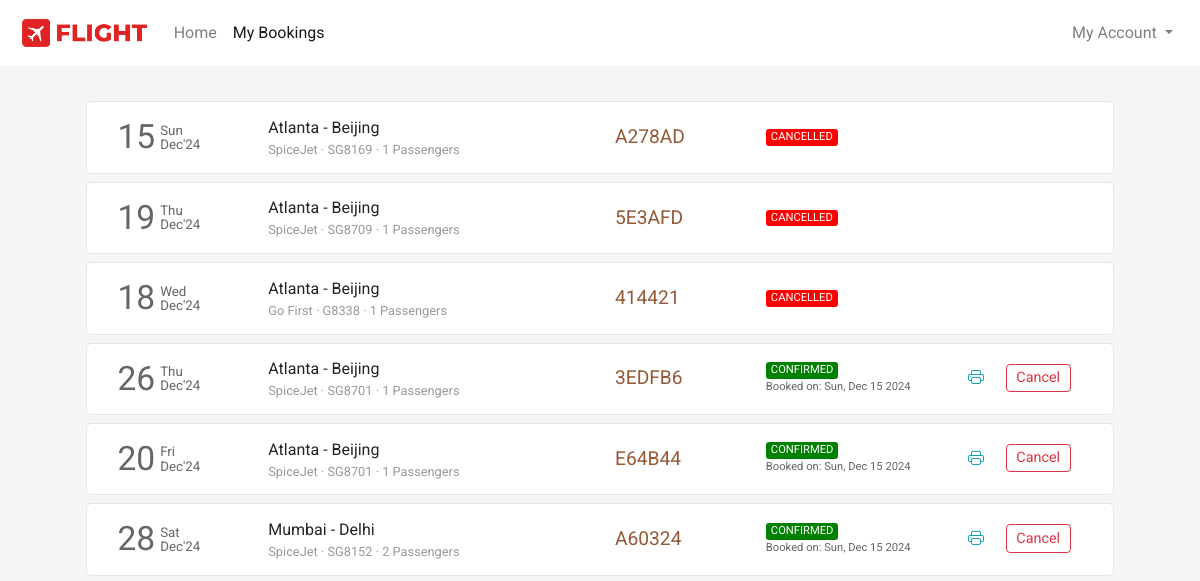
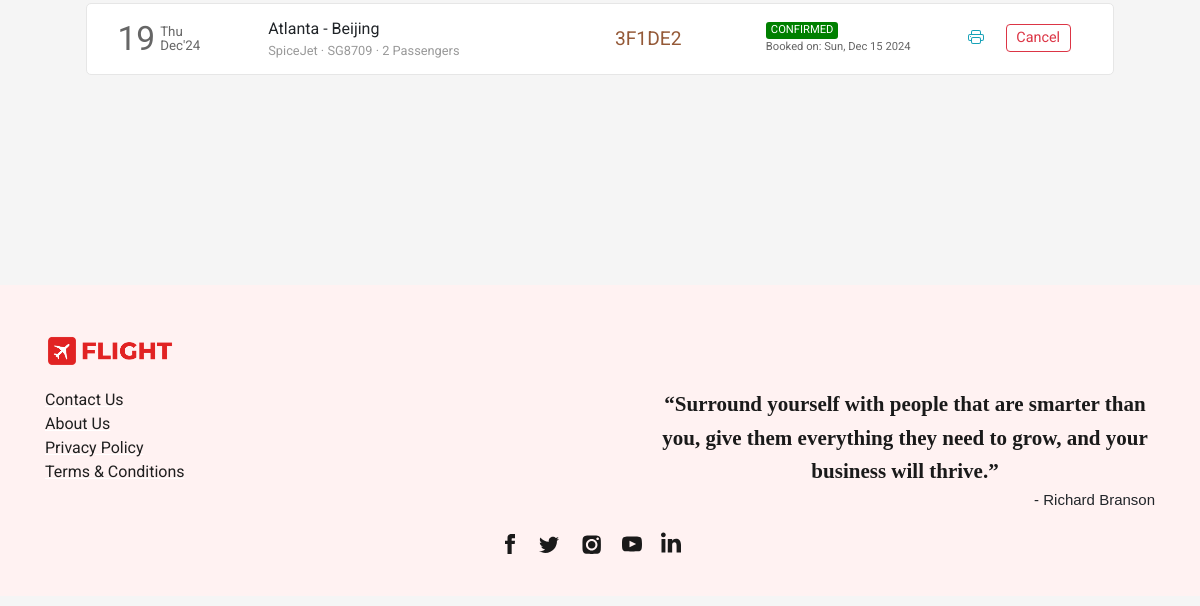
The app's page /booking/bookings/ (signed in), older data (2 pictures, top to bottom).
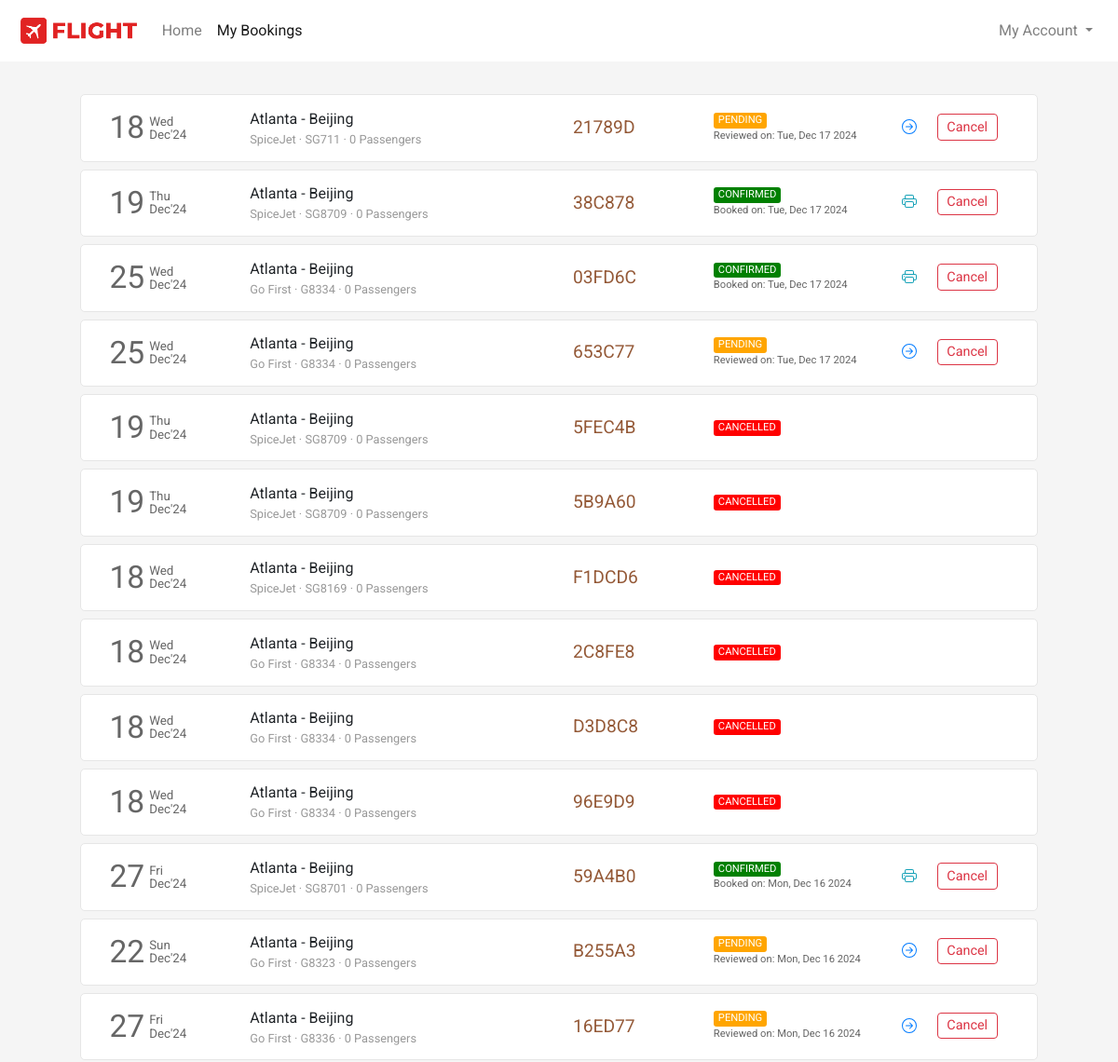
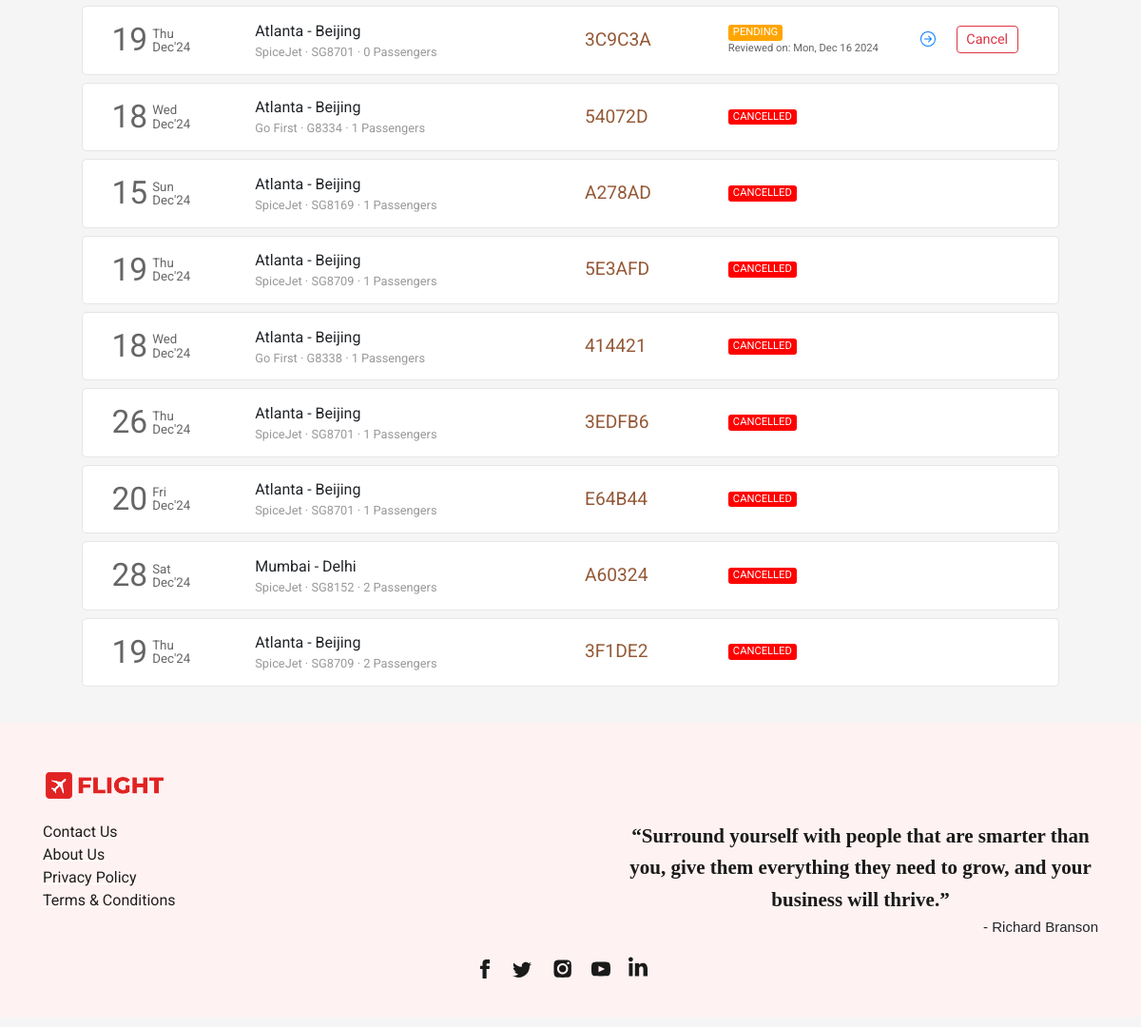
The same page, newer data (2 pictures, top to bottom).
### payment/models.py (models this page shows)
class Ticket(models.Model):
    user = models.ForeignKey(User, on_delete=models.CASCADE, related_name="bookings", blank=True, null=True)
    passengers = models.ManyToManyField(Passenger, related_name="flight_tickets")
    ref_no = models.CharField(max_length=6, unique=True)
    flight = models.ForeignKey(Flight, on_delete=models.CASCADE, related_name="tickets", blank=True, null=True)
    flight_ddate = models.DateField(blank=True, null=True)
    flight_adate = models.DateField(blank=True, null=True)
    flight_fare = models.FloatField(blank=True, null=True)
    other_charges = models.FloatField(blank=True, null=True)
    coupon_used = models.CharField(max_length=15, blank=True)
    coupon_discount = models.FloatField(default=0.0)
    total_fare = models.FloatField(blank=True, null=True)
    seat_class = models.CharField(max_length=20, choices=SEAT_CLASS)
    booking_date = models.DateTimeField(default=datetime.now)
    mobile = models.CharField(max_length=20, blank=True)
    email = models.EmailField(max_length=45, blank=True)
    status = models.CharField(max_length=45, choices=TICKET_STATUS)

### flights/models.py (models this page shows, shortened)
class Flight(models.Model):
    origin = models.ForeignKey(Place, on_delete=models.CASCADE, related_name="departures",null=True)
    destination = models.ForeignKey(Place, on_delete=models.CASCADE, related_name="arrivals",null=True)
    depart_time = models.TimeField(auto_now=False, auto_now_add=False,null=True)
    depart_day = models.ManyToManyField(Week, related_name="flights_of_the_day")
    duration = models.DurationField(null=True)
    arrival_time = models.TimeField(auto_now=False, auto_now_add=False,null=True)
    plane = models.CharField(max_length=24,null=True)
    airline = models.CharField(max_length=64,null=True)
    economy_fare = models.FloatField(null=True)
    business_fare = models.FloatField(null=True)
    first_fare = models.FloatField(null=True)

class Place(models.Model):
    city = models.CharField(max_length=64,null=True)
    airport = models.CharField(max_length=64,null=True)
    code = models.CharField(max_length=3,null=True)
    country = models.CharField(max_length=64,null=True)

### booking/views.py (the view)
# urls.py: path('bookings/', views.bookings, name="bookings"),
def bookings(request):
    if request.user.is_authenticated:
        tickets = Ticket.objects.filter(user=request.user).order_by('-booking_date')
        return render(request, 'bookings.html', {
            'page': 'bookings',
            'tickets': tickets
        })
    else:
        return HttpResponseRedirect(reverse('login'))

### frontend/template/bookings.html (shortened to what this page needs)
{% extends 'layout.html' %}
{% load static %}
{% block head %}
    <link rel="stylesheet" href="{% static 'css/bookings_style.css' %}">
{% endblock head %}
{% block body %}
    <section class="section section1">
        <div class="container">
            {% if tickets %}
                {% for ticket in tickets %}
                    <div class="row each-booking-div" id="{{ticket.ref_no}}">
                        <div class="col-2" style="display: flex;">
                            <div style="display: flex; color: #666666; margin-top: auto;">
                                <div>
                                    <span style="font-size: 2.1em;">{{ticket.flight_ddate | date:"d"}}</span>
                                </div>
                                <div style="font-size: smaller; display: flex; margin: auto 0; padding-left: 5px; line-height: 1em;">
                                    <div style="margin: auto;">
                                        <div style="margin-bottom: 1px;">{{ticket.flight_ddate | date:"D"}}</div>
                                        <div style="margin-top: 1px;">{{ticket.flight_ddate | date:"M'y"}}</div>
                                    </div>
                                </div>
                            </div>
                        </div>
                        <div class="col-4 middle-div">
                            <div style="width:100%">
                                <div class="row places-div" style=" display: flex;">
                                    <div style="max-width: 45%;">{{ticket.flight.origin.city}}</div>
                                    <div>&nbsp;-&nbsp;</div>
                                    <div style="max-width: 45%;">{{ticket.flight.destination.city}}</div>
                                </div>
                                <div class="row places-div" style="font-size: .8em; color: #999999; ">
                                    <div style="max-width: 100%;">{{ticket.flight.airline}} &middot; {{ticket.flight.plane}} &middot; {{ticket.passengers.count}} Passengers</div>
                                </div>
                            </div>
                        </div>
                        <div class="col-2 middle-div">
                            <div style="font-size: 1.2em; color: #945937;">{{ticket.ref_no}}</div>
                        </div>
                        <div class="col-2 middle-div">
                            <div>
                                <div class="row status-div">
                                    {% if ticket.status == 'CONFIRMED' %}
                                        <div class="green">{{ticket.status}}</div>
                                    {% endif %}
                                    {% if ticket.status == 'PENDING' %}
                                        <div class="orange">{{ticket.status}}</div>
                                    {% endif %}
                                    {% if ticket.status == 'CANCELLED' %}
                                        <div class="red">{{ticket.status}}</div>
                                    {% endif %}
                                </div>
                                <div class="row booking-date-div" style="font-size: .7em; color: #666;">
                                    {% if ticket.status == 'CONFIRMED' %}
                                        Booked on: {{ticket.booking_date | date:"D, M d Y"}}
                                    {% endif %}
                                    {% if ticket.status == 'PENDING' %}
                                        Reviewed on: {{ticket.booking_date | date:"D, M d Y"}}
                                    {% endif %}
                                </div>
                            </div>
                        </div>
                        <div class="col-2 last-div">
                            <div>
                                <div class="ticket-action-div">
                                    {% if ticket.status == 'CONFIRMED' %}
                                        <form action="{% url 'cancelTicket' %}" method="POST" target="_blank">
                                            <button type="submit" class="btn btn-outline-info btnp pbtn">
                                            </button>
                                        </form>
                                        <button class="btn btn-outline-danger btnp cbtn"  data-ref="{{ticket.ref_no}}" onclick="popup(this)">Cancel</button>
                                    {% endif %}
                                    {% if ticket.status == 'PENDING' %}
                                        <form action="{% url 'resumeBooking' %}" method="POST">
                                            <button type="submit" class="btn btn-outline-primary btnp rbtn">
                                            </button>
                                        </form>
                                        <button type="button" class="btn btn-outline-danger btnp cbtn" data-ref="{{ticket.ref_no}}" onclick="popup(this)">Cancel</button>
                                    {% endif %}
                                </div>
                            </div>
                        </div>
                    </div>
                {% endfor %}
            {% endif %}
        </div>
    </section>
{% endblock %}

### frontend/template/layout.html (shortened to what this page needs)
<!DOCTYPE html>
<html lang="en">
<head>
  {% load static %}
  <link rel="stylesheet" href="https://stackpath.bootstrapcdn.com/bootstrap/4.4.1/css/bootstrap.min.css">
  <link rel="stylesheet" href="https://use.typekit.net/cav5lva.css">
  <link rel="stylesheet" href="{% static 'css/layout_style.css' %}">
  {% block head %}
  {% endblock %}
</head>
<body>
  <div class="container-fluid">
    <nav class="navbar navbar-expand-lg navbar-light">
      <a class="navbar-brand" href="{% url 'home' %}">
          <img src="{% static 'img/icon_logo.png' %}" height="34" alt="">
      </a>
      <div class="collapse navbar-collapse" id="navbarSupportedContent">
        <ul class="navbar-nav mr-auto">
          <li class="nav-item {% if not page %}active{% endif %}">
            <a class="nav-link" href="{% url 'home' %}">Home</a>
          </li>
          <li class="nav-item {% if page == 'bookings' %}active{% endif %}">
            <a class="nav-link" href="{% url 'bookings' %}">My Bookings</a>
          </li>
        </ul>
        <ul class="navbar-nav">
          {% if not user.is_authenticated %}
            <li class="nav-item">
              <a href="accounts/login">
              <button class="btn btn-outline-danger" style="border-radius: 25rem;" >
                <svg width="1.1em" height="1.1em" viewBox="0 1.5 16 16" class="bi bi-person-fill" fill="currentColor" xmlns="http://www.w3.org/2000/svg">
                  <path fill-rule="evenodd" d="M3 14s-1 0-1-1 1-4 6-4 6 3 6 4-1 1-1 1H3zm5-6a3 3 0 1 0 0-6 3 3 0 0 0 0 6z"/>
                </svg>
                Login
              </button>
                </a>
            </li>
          {% else %}
            <li class="nav-item dropdown my-account">
              <a class="nav-link dropdown-toggle" href="#" id="navbarDropdown" role="button" data-toggle="dropdown" aria-haspopup="true" aria-expanded="false">
                My Account
              </a>
            </li>
          {% endif %}
        </ul>
      </div>
    </nav>
    <main>
      {% block body %}{% endblock %}
    </main>
    <footer>
      <div class="container">
        <div>
          <div class="logo-container">
            <img src="{% static 'img/icon_logo.png' %}">
          </div>
          <div class="footer-content">
            <div class="links-container">
              <div>
                <ul class="link-list">
                  <li class="list-item"><a class="footer-links" href="{% url 'contact' %}">Contact Us</a></li>
                  <li class="list-item"><a class="footer-links" href="{% url 'about' %}">About Us</a></li>
                  <li class="list-item"><a class="footer-links" href="{% url 'privacy' %}">Privacy Policy</a></li>
                  <li class="list-item"><a class="footer-links" href="{% url 'terms' %}">Terms &amp; Conditions</a></li>
                </ul>
              </div>
            </div>
            <div class="quote-container">
              <div class="quote">“Surround yourself with people that are smarter than you, give them everything they need to grow, and your business will thrive.”</div>
              <div class="quote-by">- Richard Branson</div>
            </div>
          </div>
          <div class="social-links">
            <div class="social-icons">
              <a href="#" class="social-icon">
              </a>
              <a href="#" class="social-icon">
              </a>
              <a href="#" class="social-icon">
              </a>
              <a href="#" class="social-icon">
              </a>
              <a href="#" class="social-icon">
              </a>
            </div>
          </div>
        </div>
      </div>
    </footer>
  </div>
</body>
</html>

### frontend/static/css/layout_style.css (style rules this page uses)
body { margin: 0px; padding: 0px; font-family: "Rubik", sans-serif; font-weight: normal; font-style: normal; min-width: 250px; }
.container-fluid { padding-left: 0px; padding-right: 0px; }
.navbar { padding: .7rem 1.2rem; background-color: #fff; transition-duration: .2s; }
.section { background-size: cover; background-position: center; background-repeat: no-repeat; padding: 30px 50px; min-height: 100vh; }
footer { background-color: rgb(255,242,242); margin-top: 0px; padding-top: 1px; }
footer .container > div { font-family: Barlow, sans-serif; margin: 48px 0px 10px; flex-shrink: 0; max-width: 100%; overflow: hidden; }
.footer-content { padding-top: 20px; display: flex; -webkit-box-pack: justify; justify-content: space-between; }
.links-container { text-align: left; flex-direction: row; display: flex; }
.quote-container { text-align: right; }
.logo-container img { width: 130px; }
.links-container > div { flex: 1 0 0px; }
.links-container > div ul { padding-inline-start: 0px; margin-block-start: 0px; margin-block-end: 0px; list-style-type: none; margin-right: 50px; }
.footer-links { white-space: nowrap; color: rgb(31, 31, 31); text-decoration: underline solid rgb(255, 255, 255); transition: all 0.1s ease 0s; }
.quote-container .quote { font-family: utopia-std, serif; text-align: center; color: rgb(26, 26, 26); max-width: 500px; margin: auto; font-size: 21px; font-weight: 600; line-height: 1.6; }
.quote-container .quote-by { font-family: sans-serif; font-size: 15px; }
.social-icons { list-style-type: none; display: flex; margin: 0px auto; padding: 20px 0px; width: 100%; max-width: 200px; justify-content: space-evenly; }
.social-icons a { height: 44px; width: 44px; }

### frontend/static/css/bookings_style.css (style rules this page uses)
* { font-family: 'Roboto', sans-serif; }
body { background-color: #f5f5f5; word-wrap: break-word; }
.container { cursor: pointer; }
.each-booking-div { width: 96%; margin: 5px auto 8px auto; transition-duration: .4s; padding: 10px 15px; background-color: #fff; border: 1px solid #e6e6e6; border-radius: 5px; }
.btnp { padding: .15rem .6rem; font-size: .9em; margin-top: 3px; margin-bottom: 5px; }
.each-booking-div > div { display: flex; overflow: auto; }
.each-booking-div > div > div { margin-top: auto; margin-bottom: auto; width: 100%; }
.green, .red, .orange { border-radius: 3px; color: white; padding-left: 5px; padding-right: 5px; font-size: .7em; }
.green { background-color: green; }
.red { background-color: red; }
.orange { background-color: orange; }
.ticket-action-div { display: flex; justify-content: space-evenly; }
.pbtn, .rbtn { border: 0; }

Row changes from the older to the newer data that the page shows:
added Ticket: flight_ddate "18", flight_ddate "Wed", flight_ddate "Dec'24", flight.origin.city "Atlanta", flight.destination.city "Beijing", flight.airline "SpiceJet", flight.plane "SG711", passengers.count "0", ref_no "21789D", status "PENDING", booking_date "Tue, Dec 17 2024"
added Ticket: flight_ddate "19", flight_ddate "Thu", flight_ddate "Dec'24", flight.origin.city "Atlanta", flight.destination.city "Beijing", flight.airline "SpiceJet", flight.plane "SG8709", passengers.count "0", ref_no "38C878", status "CONFIRMED", booking_date "Tue, Dec 17 2024"
added Ticket: flight_ddate "25", flight_ddate "Wed", flight_ddate "Dec'24", flight.origin.city "Atlanta", flight.destination.city "Beijing", flight.airline "Go First", flight.plane "G8334", passengers.count "0", ref_no "03FD6C", status "CONFIRMED", booking_date "Tue, Dec 17 2024"
added Ticket: flight_ddate "25", flight_ddate "Wed", flight_ddate "Dec'24", flight.origin.city "Atlanta", flight.destination.city "Beijing", flight.airline "Go First", flight.plane "G8334", passengers.count "0", ref_no "653C77", status "PENDING", booking_date "Tue, Dec 17 2024"
added Ticket: flight_ddate "19", flight_ddate "Thu", flight_ddate "Dec'24", flight.origin.city "Atlanta", flight.destination.city "Beijing", flight.airline "SpiceJet", flight.plane "SG8709", passengers.count "0", ref_no "5FEC4B", status "CANCELLED"
added Ticket: flight_ddate "19", flight_ddate "Thu", flight_ddate "Dec'24", flight.origin.city "Atlanta", flight.destination.city "Beijing", flight.airline "SpiceJet", flight.plane "SG8709", passengers.count "0", ref_no "5B9A60", status "CANCELLED"
added Ticket: flight_ddate "18", flight_ddate "Wed", flight_ddate "Dec'24", flight.origin.city "Atlanta", flight.destination.city "Beijing", flight.airline "SpiceJet", flight.plane "SG8169", passengers.count "0", ref_no "F1DCD6", status "CANCELLED"
added Ticket: flight_ddate "18", flight_ddate "Wed", flight_ddate "Dec'24", flight.origin.city "Atlanta", flight.destination.city "Beijing", flight.airline "Go First", flight.plane "G8334", passengers.count "0", ref_no "2C8FE8", status "CANCELLED"
added Ticket: flight_ddate "18", flight_ddate "Wed", flight_ddate "Dec'24", flight.origin.city "Atlanta", flight.destination.city "Beijing", flight.airline "Go First", flight.plane "G8334", passengers.count "0", ref_no "D3D8C8", status "CANCELLED"
added Ticket: flight_ddate "18", flight_ddate "Wed", flight_ddate "Dec'24", flight.origin.city "Atlanta", flight.destination.city "Beijing", flight.airline "Go First", flight.plane "G8334", passengers.count "0", ref_no "96E9D9", status "CANCELLED"
added Ticket: flight_ddate "27", flight_ddate "Fri", flight_ddate "Dec'24", flight.origin.city "Atlanta", flight.destination.city "Beijing", flight.airline "SpiceJet", flight.plane "SG8701", passengers.count "0", ref_no "59A4B0", status "CONFIRMED", booking_date "Mon, Dec 16 2024"
added Ticket: flight_ddate "22", flight_ddate "Sun", flight_ddate "Dec'24", flight.origin.city "Atlanta", flight.destination.city "Beijing", flight.airline "Go First", flight.plane "G8323", passengers.count "0", ref_no "B255A3", status "PENDING", booking_date "Mon, Dec 16 2024"
added Ticket: flight_ddate "27", flight_ddate "Fri", flight_ddate "Dec'24", flight.origin.city "Atlanta", flight.destination.city "Beijing", flight.airline "Go First", flight.plane "G8336", passengers.count "0", ref_no "16ED77", status "PENDING", booking_date "Mon, Dec 16 2024"
added Ticket: flight_ddate "19", flight_ddate "Thu", flight_ddate "Dec'24", flight.origin.city "Atlanta", flight.destination.city "Beijing", flight.airline "SpiceJet", flight.plane "SG8701", passengers.count "0", ref_no "3C9C3A", status "PENDING", booking_date "Mon, Dec 16 2024"
added Ticket: flight_ddate "18", flight_ddate "Wed", flight_ddate "Dec'24", flight.origin.city "Atlanta", flight.destination.city "Beijing", flight.airline "Go First", flight.plane "G8334", passengers.count "1", ref_no "54072D", status "CANCELLED"
changed Ticket "3EDFB6": status "CONFIRMED" → "CANCELLED"; booking_date "Sun, Dec 15 2024" → (not shown)
changed Ticket (number 20 of 22 on the later page): status "CONFIRMED" → "CANCELLED"; booking_date "Sun, Dec 15 2024" → (not shown)
changed Ticket "Sat": status "CONFIRMED" → "CANCELLED"; booking_date "Sun, Dec 15 2024" → (not shown)
changed Ticket "3F1DE2": status "CONFIRMED" → "CANCELLED"; booking_date "Sun, Dec 15 2024" → (not shown)
